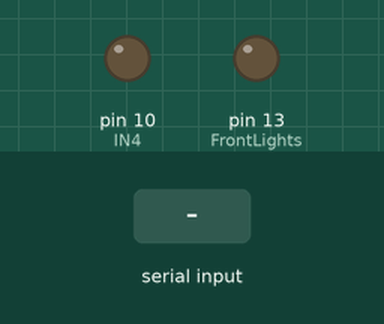
Recording of a sketch running on a simulated Arduino Uno, built with avr-gcc and run on an emulated ATmega328P. Parts: output pins drawn as LEDs (lit = HIGH). Inputs (shaded band) come from the test bench.

Above: at 1.2 s.
1.3 s: "B" received over Serial
At 1.9 s:
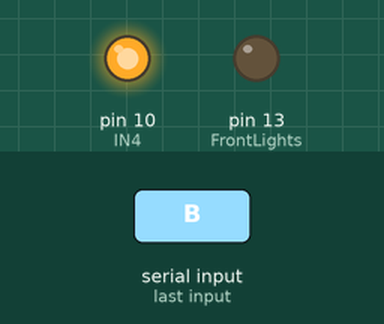
2.8 s: "W" received over Serial
At 4.0 s:
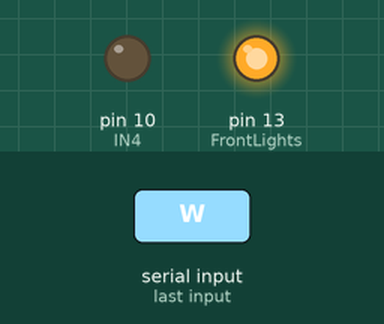
4.3 s: "H" received over Serial
At 5.4 s:
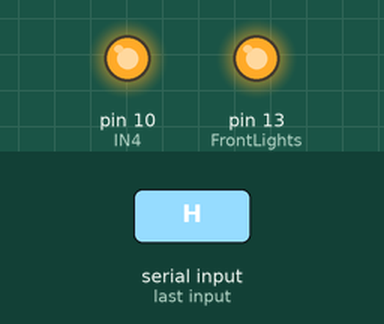
5.8 s: "F" received over Serial
At 6.5 s:
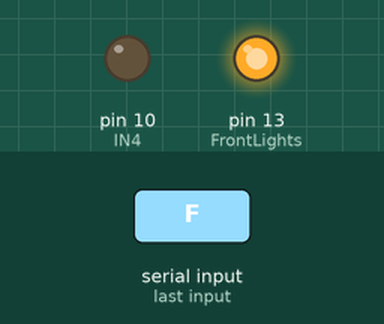
7.3 s: "J" received over Serial
At 7.7 s:
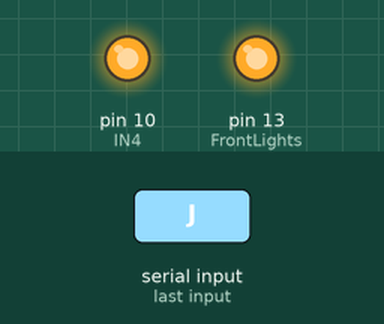
Timing chart, 0 to 9.8 s (numbered marks = the images above; inputs shaded):
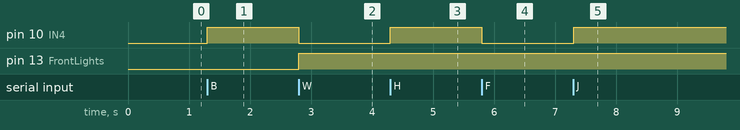

Measured:
- after the input at 1.3 s, pin 10 (IN4): LOW → HIGH at once
- after the input at 2.8 s, pin 10 (IN4): HIGH → LOW at once; pin 13 (FrontLights): LOW → HIGH at once
- after the input at 4.3 s, pin 10 (IN4): LOW → HIGH at once
- after the input at 5.8 s, pin 10 (IN4): HIGH → LOW at once
- after the input at 7.3 s, pin 10 (IN4): LOW → HIGH at once

The sketch:

carBluetooth_V012.ino
```cpp
/*
Управление машинкой на ардуино, через блютуз модуль HC05
Версия 1.2
Автор RenOoise / http://sysengineer.ru */
char command;
int FrontLights = 13; //К 13 пину припаяны светодиоды для света фар

// Переменные для контактов драйвера двигателей
int IN1 = 11;
int IN2 = 12;
int IN3 = 9;
int IN4 = 10;
void setup()
{
  Serial.begin(9600);  //Устанавливаем скорость передачи для блютуз модуля
  pinMode(FrontLights, OUTPUT);

  pinMode (IN4, OUTPUT);
  pinMode (IN4, OUTPUT);
}


 void loop() {
  if (Serial.available() > 0) {
    command = Serial.read();
    Stop(); //при запуске моторы остановлены

    switch (command) {
      case 'F'://Двигаться прямо
        forward();
      break;
      case 'B'://Двигаться назад
        back();
      break;
      case 'L'://Повернуть колеса влево
        left();
      break;
      case 'R'://Повернуть колеса вправо
        right();
      break;
      case 'G'://Вперед и вправо
      forwardRight();
      break;
      case 'I'://Вперед и влево
      forwardLeft();
      break;
      case 'H'://Назад и вправо
      backRight();
      break;
      case 'J'://назад и влево
      backLeft();
      break;
      case 'W': //Включить передние фары
        digitalWrite(FrontLights, HIGH);
      break;
      case 'w'://Выключить передние фары
        digitalWrite(FrontLights, LOW);
      break;
    }
  }
}

void forward()
{
  digitalWrite (IN4, LOW);
  digitalWrite (IN3, HIGH);
}

void back()
{
  digitalWrite (IN4, HIGH);
  digitalWrite (IN3, LOW);
}

void left()
{
  digitalWrite (IN1, HIGH);
  digitalWrite (IN2, LOW);
}

void right()
{
  digitalWrite (IN1, LOW);
  digitalWrite (IN2, HIGH);
}

void forwardLeft()
{
forward();
right();
}
void forwardRight()
{
  forward();
  left();
}
void backLeft()
{
back();
right();
}
 void backRight()
 {
back();
left();
}
void Stop()
{
  digitalWrite (IN3, LOW);
  digitalWrite (IN4, LOW);
  digitalWrite (IN2, LOW);
  digitalWrite (IN1, LOW);
}
```
